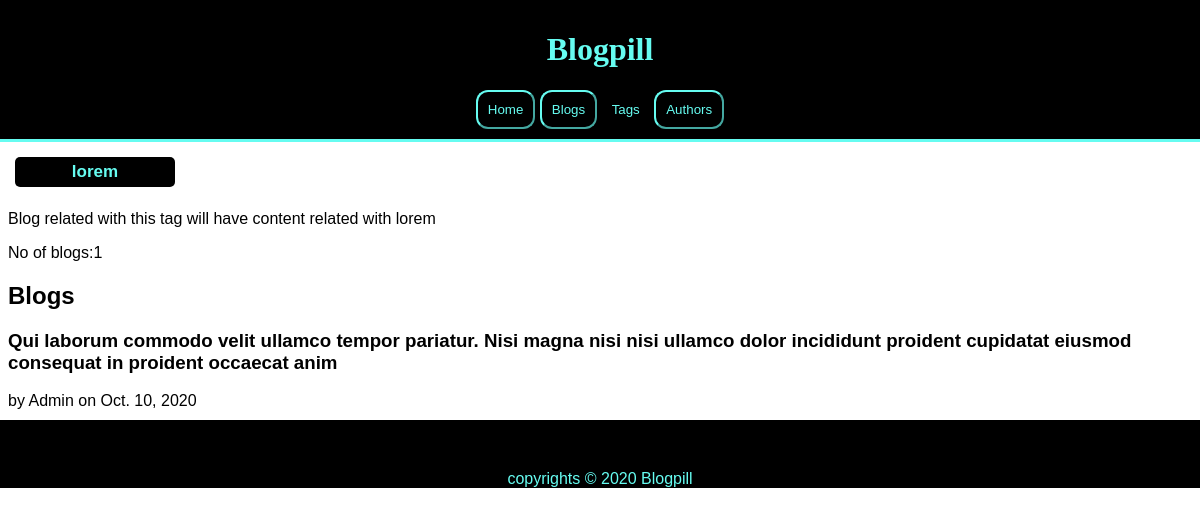
The page /tags/lorem/ on the database its author committed.
### tags/models.py (models this page shows, shortened)
class Tags(models.Model):
    name=models.CharField(max_length=50)
    description=models.CharField(max_length=300,blank=True,null=True)

### blogs/models.py (models this page shows, shortened)
class Blogs(models.Model):
    name=models.CharField(max_length=100)
    title=models.CharField(max_length=300)
    content=models.TextField(max_length=5000)
    published_date=models.DateTimeField(default=timezone.now)
    author=models.ForeignKey("authors.Authors",on_delete=models.CASCADE,related_name="blogs")
    image=models.ImageField(upload_to="blog_images",blank=True,null=True)
    image_link=models.URLField(blank=True,null=True)
    alt_msg=models.CharField(default="Image related to this blog",max_length=200)
    tags=models.ManyToManyField("tags.Tags",related_name="blogs")

### authors/models.py (models this page shows, shortened)
class Authors(models.Model):
    name=models.CharField(max_length=100)
    email_id=models.EmailField(blank=False)
    profile_pic=models.ImageField(upload_to="author_profiles",blank=True,null=True)
    profile_image_link=models.URLField(blank=True,null=True)
    alt_msg=models.CharField(max_length=100,default="Author's Profile picture")

### tags/views.py (the view)
# urls.py: path("<str:tag_name>/",tags_views.tag_view,name="tag_view"),
def tag_view(request,tag_name):
    tag=Tags.objects.get(name=tag_name)
    blogs=tag.blogs.all()
    no_of_blogs=len(blogs)
    context={
        'title': tag.name,
        'blogs': blogs,
        'tag':tag,
        'no_of_blogs':no_of_blogs,
    }
    return render(request,"tags/tag_view.html",context)

### tags/templates/tags/tag_view.html
{% extends "tags/tags_layout.html" %}
{% block body %}
<h2 class="tag-name">{{tag.name}}</h2>
<p class="tag-description">{{ tag.description }}</p>
<span>No of blogs:{{ no_of_blogs }}</span>
<br>
<h2>Blogs</h2>
{% for blog in blogs %}
    <h3>
        <a href="{% url 'blogs:blog_view' blog.name %}">{{blog.title}}</a>
    </h3>
    <span>
        by <a href="{% url 'authors:author_profile' blog.author.id %}">{{blog.author.name}}</a> on {{ blog.published_date.date }}
    </span>
    <br>
{% empty %}
    <h3>No blogs related to the tag {{ tag.name }}</h3>
{% endfor %}
{% endblock body %}

### home/static/home/main.css (style rules this page uses)
html { font-family: Verdana, Geneva, Tahoma, sans-serif; }
a:link { text-decoration: none; }
a { color:black; }

### tags/static/tags/tags.css (style rules this page uses)
h2.tag-name,.list-tag-name { background-color: black; width: 150px; padding: 5px; border-radius: 5px; text-align: center; }
h2.tag-name { display: inline-block; margin: 7px; }
h2.tag-name,h2.tag-name>a,h2.list-tag-name>a { color: #66fcf1; font-size: 17px; }

### rows shown on the page
Tags: name "lorem", description "Blog related with this tag will have content related with lorem"
Blogs: title "Qui laborum commodo velit ullamco tempor pariatur. Nisi magna nisi nisi ullamco dolor incididunt proident cupidatat eiusmod consequat in proident occaecat anim", author.name "Admin", published_date "Oct. 10, 2020"

### other values the page prints
{{ no_of_blogs }} "1"
